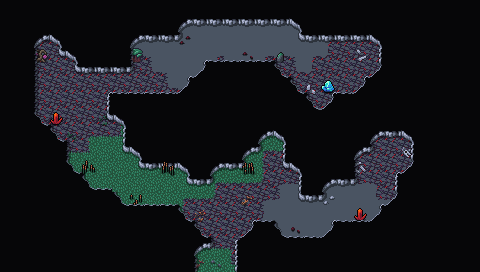

Below is a game level as drawn by its tile map, then a one-line description and the .tmx that defines it (tile-layer data replaced by summaries):
An orthogonal 30x17 tile map with 16x16 px tiles, 4 tile layers (Background, Decoration, Walls, Foreground), 2 tilesets and 14 objects.

<map version="1.10" tiledversion="1.10.1" orientation="orthogonal" renderorder="right-down" width="30" height="17" tilewidth="16" tileheight="16" infinite="0" nextlayerid="7" nextobjectid="69">
 <editorsettings>
  <export target="wastetown..tmx" format="tmx" />
 </editorsettings>
 <properties>
  <property name="dungeonEffect">{
  "startBattleWithCard": [ "Kavu Lair" ],
}</property>
 </properties>
 <tileset firstgid="1" source="../tileset/main.tsx" />
 <tileset firstgid="10113" source="../tileset/buildings.tsx" />
 <layer id="1" name="Background" width="30" height="17">
  <data>[510 cells, 510 non-empty, 20 distinct tile ids]</data>
 </layer>
 <layer id="3" name="Decoration" width="30" height="17">
  <data>[510 cells, 47 non-empty, 36 distinct tile ids]</data>
 </layer>
 <layer id="2" name="Walls" width="30" height="17">
  <data>[510 cells, 509 non-empty, 20 distinct tile ids]</data>
 </layer>
 <layer id="6" name="Foreground" width="30" height="17">
  <properties>
   <property name="spriteLayer" type="bool" value="true" />
  </properties>
  <data>[510 cells, 0 non-empty, 0 distinct tile ids]</data>
 </layer>
 <objectgroup id="4" name="Objects">
  <object id="38" template="../obj/entry_up.tx" x="209" y="282">
   <properties>
    <property name="teleport" value="" />
   </properties>
  </object>
  <object id="51" template="../obj/treasure.tx" x="379.583" y="167.75" />
  <object id="64" template="../obj/treasure.tx" x="339.917" y="92.4167">
   <properties>
    <property name="reward">[{
  "type": "randomCard",
  "count": 2,
  "colors": [ "colorID" ]
},{
  "type": "randomCard",
  "count": 1,
  "probability": 0.8,
  "rarity": [ "mythicrare" ],
  "colors": [ "colorID" ]
},{
  "type": "randomCard",
  "count": 1,
  "probability": 0.5,
  "rarity": [ "rare" ],
  "colors": [ "colorID" ]
},{
  "type": "randomCard",
  "count": 3,
  "addMaxCount": 2
}]</property>
   </properties>
  </object>
  <object id="53" template="../obj/gold.tx" x="265.167" y="158.083" />
  <object id="62" template="../obj/gold.tx" x="193.167" y="39.75" />
  <object id="68" template="../obj/gold.tx" x="361.834" y="66.4167">
   <properties>
    <property name="reward">[
  {
    "type": "gold",
    "count": 550,
    "addMaxCount": 200
 }
]</property>
   </properties>
  </object>
  <object id="55" template="../obj/treasure.tx" x="39.4167" y="64.6667" />
  <object id="56" template="../obj/enemy.tx" x="177.5" y="201.5">
   <properties>
    <property name="enemy" value="Kavu" />
   </properties>
  </object>
  <object id="58" template="../obj/enemy.tx" x="319.416" y="217.5">
   <properties>
    <property name="enemy" value="Hydra" />
   </properties>
  </object>
  <object id="59" template="../obj/enemy.tx" x="123.167" y="88.25">
   <properties>
    <property name="enemy" value="Kavu" />
   </properties>
  </object>
  <object id="61" template="../obj/enemy.tx" x="278.167" y="53.5833">
   <properties>
    <property name="effect">{
 "lifeModifier": 4,
 "startBattleWithCard": [ "Coveted Jewel" ]
 "opponent": {
   "startBattleWithCard": [ "Jungle Barrier" ]
 }
}</property>
    <property name="enemy" value="Kavu" />
   </properties>
  </object>
  <object id="60" template="../obj/enemy.tx" x="45.167" y="81.5833">
   <properties>
    <property name="enemy" value="Green Beast" />
   </properties>
  </object>
  <object id="65" template="../obj/scroll.tx" x="104.667" y="141">
   <properties>
    <property name="reward" value="[ { &quot;type&quot;: &quot;card&quot;, &quot;cardName&quot;: &quot;Coastal Drake&quot;, &quot;count&quot;: 1 } ]" />
   </properties>
  </object>
  <object id="66" template="../obj/scroll.tx" x="336.333" y="58.3333">
   <properties>
    <property name="reward" value="[ { &quot;type&quot;: &quot;card&quot;, &quot;cardName&quot;: &quot;Coveted Jewel&quot;, &quot;count&quot;: 1 } ]" />
   </properties>
  </object>
 </objectgroup>
</map>
